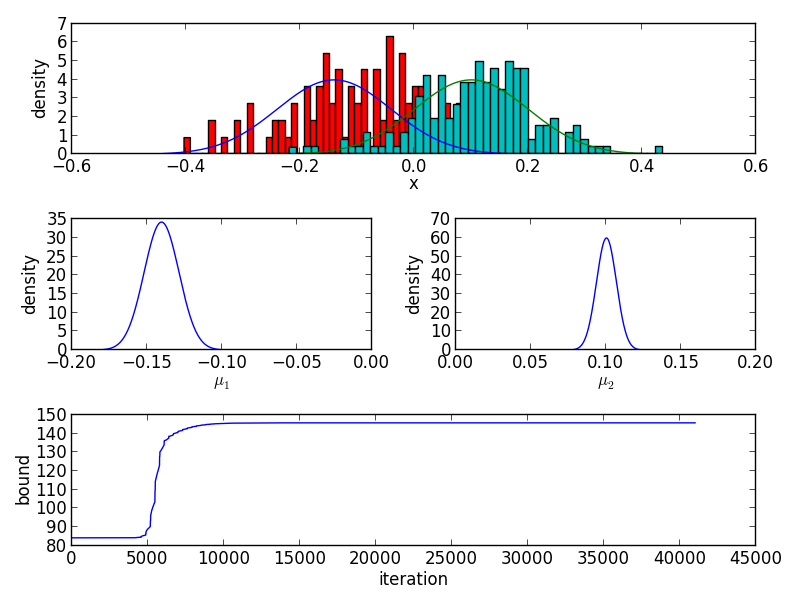

Generate this figure with Python:
#! /usr/bin/env python

import numpy as np
import matplotlib.pyplot as plt
from matplotlib import cm

from tfbayes.fg import *

# example factor graph
################################################################################

def construct_fg(data):
    categorical_vnode_t("z", 3)
    categorical_vnode_t("z", 3)
    # prepare the mixture node
    m   = mixture_fnode_t("mixture")
    m  += normal_fnode_t("normal1", 0, 100)
    m  += normal_fnode_t("normal2", 0, 100)
    # construct graph inside the plate
    fg  = factor_graph_t()
    fg += m
    fg += normal_vnode_t("x")
    fg += categorical_fnode_t("categorical", 2)
    fg += categorical_vnode_t("z", 2)
    fg.link("mixture:indicator",  "z")
    fg.link("mixture:output",     "x")
    fg.link("categorical:output", "z")
    fg.replicate(len(data)-1)
    # construct the remaining graph
    fg += normal_vnode_t("mu1")
    fg += normal_vnode_t("mu2")
    fg += normal_fnode_t("normal1", 0.0, 0.01)
    fg += normal_fnode_t("normal2", 0.0, 0.01)
    fg += dirichlet_fnode_t("dirichlet", [1,1])
    fg += dirichlet_vnode_t("theta", 2)
    fg.link("dirichlet:output",   "theta")
    fg.link("categorical:theta",  "theta")
    fg.link("normal1:output", "mu1")
    fg.link("normal2:output", "mu2")
    fg.link("mixture:normal1:mean", "mu1")
    fg.link("mixture:normal2:mean", "mu2")
    for i, x in enumerate(data):
        fg.variable_node("x", i).condition([[x]])
    return fg

# utility
################################################################################

def plot_density(ax, d, x_limits, xlab="", ylab="", n=1001):
    x = np.linspace(x_limits[0], x_limits[1], num=n)
    y = map(lambda xp: d([xp]), x)
    ax.set_xlabel(xlab)
    ax.set_ylabel(ylab)
    return ax.plot(x,y)

def plot_fg(fg, data1, data2, bound):
    # obtain estimates
    e_mu1 = fg["mu1"].moments(0)
    e_mu2 = fg["mu2"].moments(0)
    e_d1  = normal_distribution_t(e_mu1, 100)
    e_d2  = normal_distribution_t(e_mu2, 100)
    if e_mu1 < e_mu2:
        d1 = fg["mu1"]
        d2 = fg["mu2"]
    else:
        d1 = fg["mu2"]
        d2 = fg["mu1"]
    # plot result
    plt.clf()
    ax1 = plt.subplot2grid((3,2), (0,0), colspan=2)
    ax2 = plt.subplot2grid((3,2), (1,0))
    ax3 = plt.subplot2grid((3,2), (1,1))
    ax4 = plt.subplot2grid((3,2), (2,0), colspan=2)
    plot_density(ax1, e_d1, [-0.5, 0.5], xlab="x", ylab="density")
    plot_density(ax1, e_d2, [-0.5, 0.5], xlab="x", ylab="density")
    plot_density(ax2, d1, [-0.2, 0.0], xlab=r'$\mu_1$', ylab="density")
    plot_density(ax3, d2, [ 0.0, 0.2], xlab=r'$\mu_2$', ylab="density")
    ax1.hist(data1, 50, normed=1)
    ax1.hist(data2, 50, normed=1)
    ax4.plot(bound)
    ax4.set_xlabel("iteration")
    ax4.set_ylabel("bound")
    plt.tight_layout()
    #plt.savefig("factor-graph-test-5.png")
    plt.show()

# test 1
################################################################################

def test1():
    data = [0.0,1.0]
    fg = construct_fg(data)
    print fg()
    for i in range(len(data)):
        print "z[{}]: {{{}, {}}}".format(i, fg["z",i].moments(0), fg["z",i].moments(1))
    print "mu1: ", fg["mu1"].moments(0)
    print "mu2: ", fg["mu2"].moments(0)

# test 2
################################################################################

def test2():
    # generate some data
    data1 = np.random.normal(-0.1, 0.1, 100)
    data2 = np.random.normal( 0.1, 0.1, 200)
    data  = np.append(data1, data2)
    # construct and execute the factor graph
    fg = construct_fg(data)
    bound = fg()
    plot_fg(fg, data1, data2, bound[3:])

# test
################################################################################

#test1()
test2()
